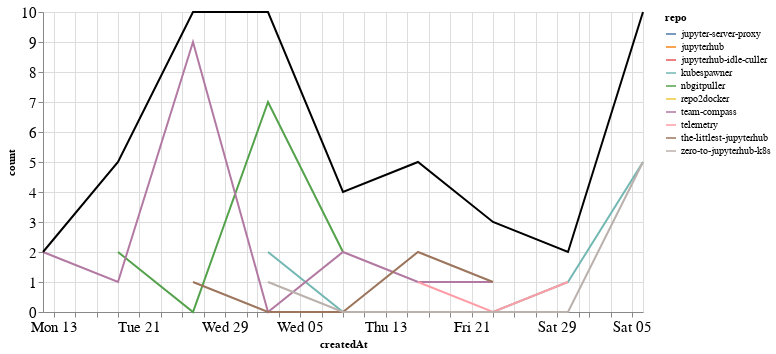

Source (notebook cell):
### Markdown cell above
## Comments

### Code cell
comments_time = comments.groupby('repo').resample('W', on='createdAt').count()['author'].reset_index()
comments_time = comments_time.rename(columns={'author': 'count'})
comments_time_total = comments_time.groupby('createdAt').agg({"count": "sum"}).reset_index()
ch1 = alt.Chart(comments_time, width=600).mark_line().encode(
    x='createdAt',
    y='count',
    color='repo',
    tooltip="repo"
)

ch2 = alt.Chart(comments_time_total, width=600).mark_line(color="black").encode(
    x='createdAt',
    y='count',
)

ch1 + ch2

### Figure 1 — Vega-Lite specification as saved in the notebook (floating-point values rounded to 4 significant figures)
{"config": {"axisLeft": {"labelFontSize": 15}, "axisBottom": {"labelFontSize": 15}}, "layer": [{"data": {"name": "data-334e2dac89292abfcc47ea743bb51287"}, "mark": "line", "encoding": {"color": {"type": "nominal", "field": "repo"}, "tooltip": {"type": "nominal", "field": "repo"}, "x": {"type": "temporal", "field": "createdAt"}, "y": {"type": "quantitative", "field": "count"}}, "width": 600}, {"data": {"name": "data-dafcea446835eb40dc9798ff25173f42"}, "mark": {"type": "line", "color": "black"}, "encoding": {"x": {"type": "temporal", "field": "createdAt"}, "y": {"type": "quantitative", "field": "count"}}, "width": 600}], "$schema": "https://vega.github.io/schema/vega-lite/v4.8.1.json", "datasets": {"data-334e2dac89292abfcc47ea743bb51287": [{"repo": "jupyter-server-proxy", "createdAt": "2020-08-23T00:00:00", "count": 1}, {"repo": "jupyterhub", "createdAt": "2020-07-19T00:00:00", "count": 1}, {"repo": "jupyterhub-idle-culler", "createdAt": "2020-08-16T00:00:00", "count": 1}, {"repo": "kubespawner", "createdAt": "2020-08-02T00:00:00", "count": 2}, {"repo": "kubespawner", "createdAt": "2020-08-09T00:00:00", "count": 0}, {"repo": "kubespawner", "createdAt": "2020-08-16T00:00:00", "count": 0}, {"repo": "kubespawner", "createdAt": "2020-08-23T00:00:00", "count": 0}, {"repo": "kubespawner", "createdAt": "2020-08-30T00:00:00", "count": 1}, {"repo": "kubespawner", "createdAt": "2020-09-06T00:00:00", "count": 5}, {"repo": "nbgitpuller", "createdAt": "2020-07-19T00:00:00", "count": 2}, {"repo": "nbgitpuller", "createdAt": "2020-07-26T00:00:00", "count": 0}, {"repo": "nbgitpuller", "createdAt": "2020-08-02T00:00:00", "count": 7}, {"repo": "nbgitpuller", "createdAt": "2020-08-09T00:00:00", "count": 2}, {"repo": "repo2docker", "createdAt": "2020-07-19T00:00:00", "count": 1}, {"repo": "team-compass", "createdAt": "2020-07-12T00:00:00", "count": 2}, {"repo": "team-compass", "createdAt": "2020-07-19T00:00:00", "count": 1}, {"repo": "team-compass", "createdAt": "2020-07-26T00:00:00", "count": 9}, {"repo": "team-compass", "createdAt": "2020-08-02T00:00:00", "count": 0}, {"repo": "team-compass", "createdAt": "2020-08-09T00:00:00", "count": 2}, {"repo": "team-compass", "createdAt": "2020-08-16T00:00:00", "count": 1}, {"repo": "team-compass", "createdAt": "2020-08-23T00:00:00", "count": 1}, {"repo": "telemetry", "createdAt": "2020-08-16T00:00:00", "count": 1}, {"repo": "telemetry", "createdAt": "2020-08-23T00:00:00", "count": 0}, {"repo": "telemetry", "createdAt": "2020-08-30T00:00:00", "count": 1}, {"repo": "the-littlest-jupyterhub", "createdAt": "2020-07-26T00:00:00", "count": 1}, {"repo": "the-littlest-jupyterhub", "createdAt": "2020-08-02T00:00:00", "count": 0}, {"repo": "the-littlest-jupyterhub", "createdAt": "2020-08-09T00:00:00", "count": 0}, {"repo": "the-littlest-jupyterhub", "createdAt": "2020-08-16T00:00:00", "count": 2}, {"repo": "the-littlest-jupyterhub", "createdAt": "2020-08-23T00:00:00", "count": 1}, {"repo": "zero-to-jupyterhub-k8s", "createdAt": "2020-08-02T00:00:00", "count": 1}, {"repo": "zero-to-jupyterhub-k8s", "createdAt": "2020-08-09T00:00:00", "count": 0}, {"repo": "zero-to-jupyterhub-k8s", "createdAt": "2020-08-16T00:00:00", "count": 0}, {"repo": "zero-to-jupyterhub-k8s", "createdAt": "2020-08-23T00:00:00", "count": 0}, {"repo": "zero-to-jupyterhub-k8s", "createdAt": "2020-08-30T00:00:00", "count": 0}, {"repo": "zero-to-jupyterhub-k8s", "createdAt": "2020-09-06T00:00:00", "count": 5}], "data-dafcea446835eb40dc9798ff25173f42": [{"createdAt": "2020-07-12T00:00:00", "count": 2}, {"createdAt": "2020-07-19T00:00:00", "count": 5}, {"createdAt": "2020-07-26T00:00:00", "count": 10}, {"createdAt": "2020-08-02T00:00:00", "count": 10}, {"createdAt": "2020-08-09T00:00:00", "count": 4}, {"createdAt": "2020-08-16T00:00:00", "count": 5}, {"createdAt": "2020-08-23T00:00:00", "count": 3}, {"createdAt": "2020-08-30T00:00:00", "count": 2}, {"createdAt": "2020-09-06T00:00:00", "count": 10}]}}
